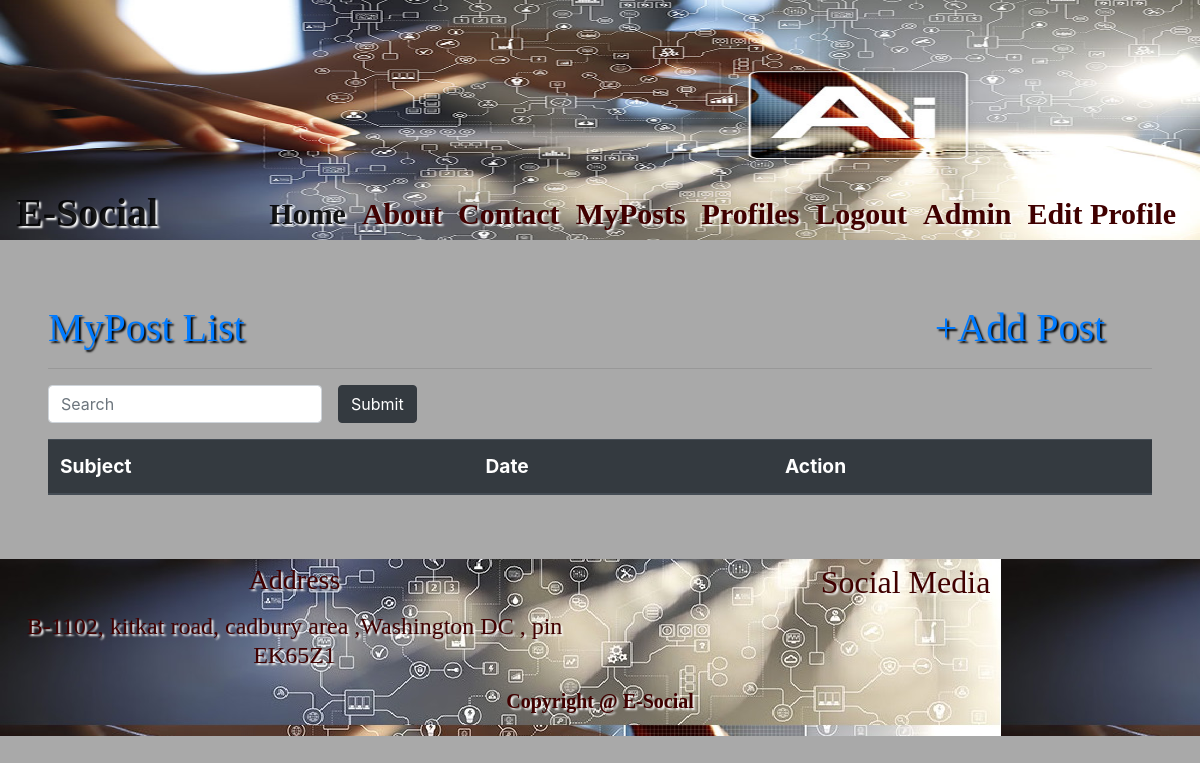
/social/mypost/ (signed in), run on an earlier commit of the app's database.
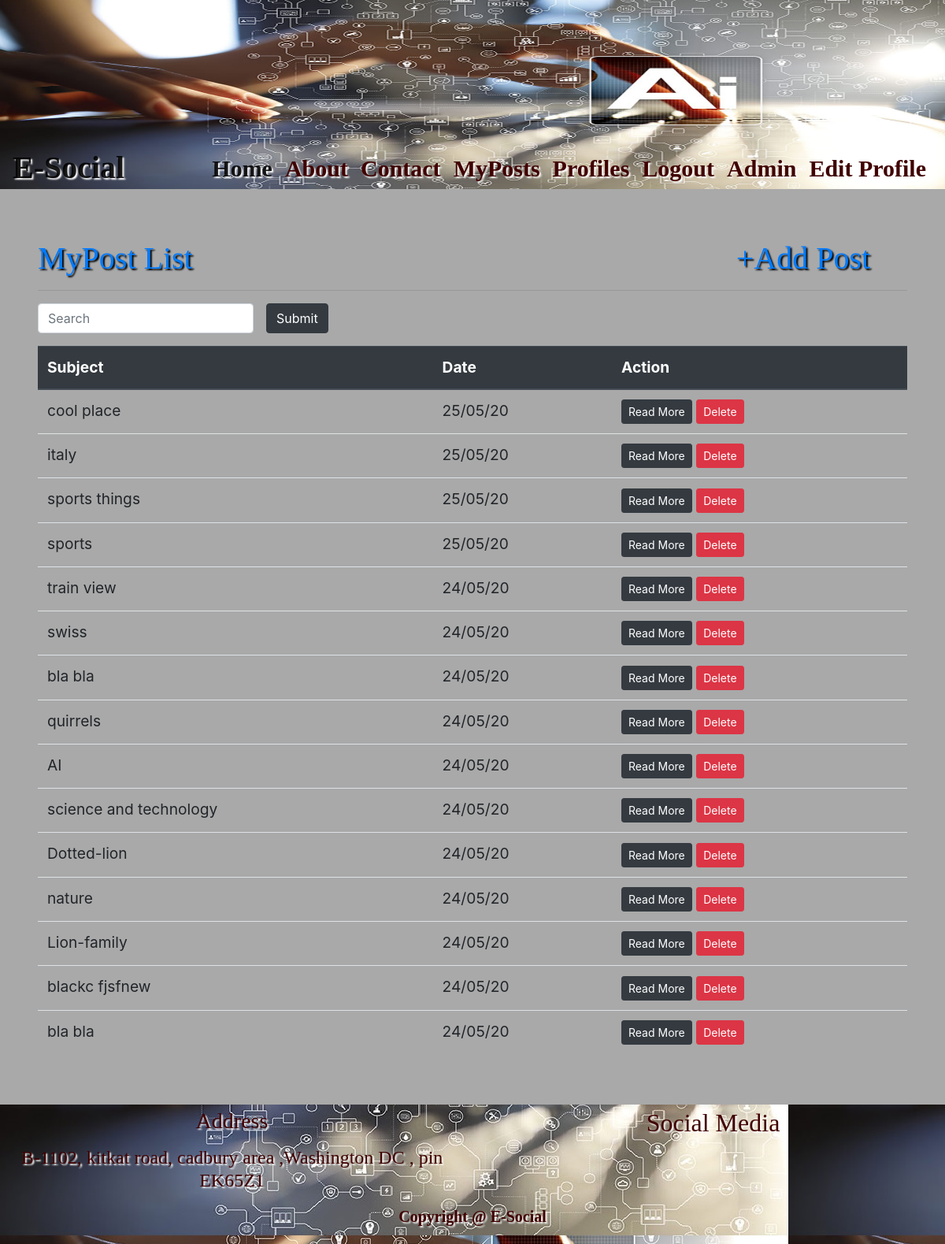
And on a later commit of the database.
### social/models.py (models this page shows, shortened)
class MyPost(models.Model):
    pic = models.ImageField(upload_to="images", null=True, blank=True)
    subject = models.CharField(max_length=200)
    msg = models.TextField(null=True, blank=True)
    cr_date = models.DateTimeField(auto_now_add=True)
    uploaded_by = models.ForeignKey(to=MyProfile, on_delete=CASCADE, null=True, blank=True)

### social/views.py (the view)
# urls.py: path('mypost/', MyPostListView.as_view()),
@method_decorator(login_required, name="dispatch")
class MyPostListView(ListView):
    model = MyPost
    def get_queryset(self):
        si = self.request.GET.get("si")
        if si == None:
            si = ""
        if self.request.user.is_superuser:
            return MyPost.objects.order_by('-id')
        else:
            return MyPost.objects.filter(uploaded_by=self.request.user.myprofile).filter(
                Q(subject__icontains=si) | Q(msg__icontains=si)).order_by('-id')

### social/templates/social/mypost_list.html (shortened to what this page needs)
{% extends "base.html"%}
{% block content %}
<div class="p-5">
    <h1 class="myhead2"><a href="/social/mypost/">MyPost List</a><a href="/social/mypost/create/"><span>   +Add Post</span></a></h1>
    <hr>
<form class="form-inline">
    <input class="form-control mr-3" placeholder="Search" value="{{request.GET.si}}" type="text" name="si">
    <input class="btn btn-dark" type="submit">
</form>
    <table class="table my-3">
    <thead class="thead-dark">
        <tr>
            <th>Subject</th>
            <th>Date</th>
            <th>Action</th>
        </tr>
    </thead>
  {% for n1 in mypost_list %}
        <tr>
            <td>{{n1.subject}}</td>
            <td>{{n1.cr_date | date:"d/m/y"}}</td>
            <td>
                <a class="btn btn-dark btn-sm" href="/social/mypost/{{n1.id}}">Read More</a>
                <a class="btn btn-danger btn-sm" href="/social/mypost/delete/{{n1.id}}">Delete</a></td>
        </tr>
{% endfor %}
</table>
</div>
{% endblock %}

What changed in the data, as far as the page shows it:
added MyPost: subject "cool place", cr_date "25/05/20"
added MyPost: subject "italy", cr_date "25/05/20"
added MyPost: subject "sports things", cr_date "25/05/20"
added MyPost: subject "sports", cr_date "25/05/20"
added MyPost: subject "train view", cr_date "24/05/20"
added MyPost: subject "swiss", cr_date "24/05/20"
added MyPost: subject "bla bla", cr_date "24/05/20"
added MyPost: subject "quirrels", cr_date "24/05/20"
added MyPost: subject "AI", cr_date "24/05/20"
added MyPost: subject "science and technology", cr_date "24/05/20"
added MyPost: subject "Dotted-lion", cr_date "24/05/20"
added MyPost: subject "nature", cr_date "24/05/20"
added MyPost: subject "Lion-family", cr_date "24/05/20"
added MyPost: subject "blackc fjsfnew", cr_date "24/05/20"
added MyPost: subject "bla bla", cr_date "24/05/20"
